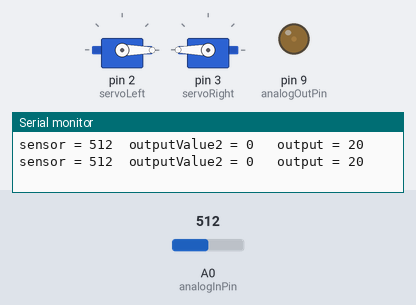
Bench run of a sketch on a simulated Arduino Uno, built with avr-gcc and run on an emulated ATmega328P. Parts: 2 × servo, output pins drawn as LEDs (lit = HIGH), the last lines printed to the serial monitor. Inputs (shaded band) come from the test bench; at power-on: A0 (analogInPin) = 512.

Above: at 1.3 s.
1.4 s: A0 (analogInPin) set to 26
At 3.2 s:
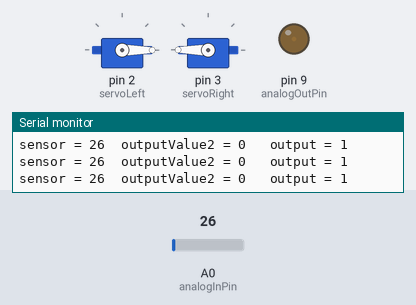
3.5 s: A0 (analogInPin) set to 22
At 3.9 s:
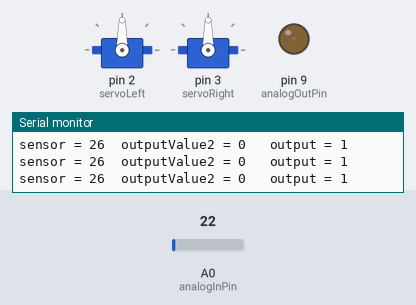
6.5 s: A0 (analogInPin) set to 122
At 6.9 s:
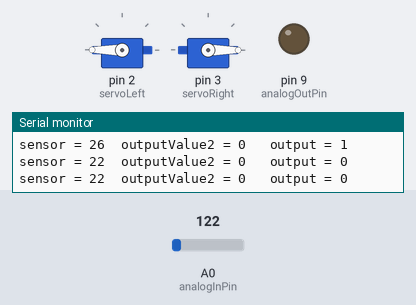
Timing chart, 0 to 9.5 s (numbered marks = the images above; inputs shaded):
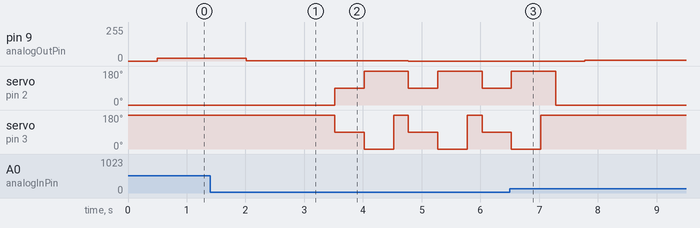

The sketch:

Autonomous_Robot.ino
```cpp
#include <Servo.h>
// These constants won't change.  They're used to give names
// to the pins used:
const int analogInPin = A0;  // Analog input pin that the potentiometer is attached to
const int analogOutPin = 9; // Analog output pin that the LED is attached to
Servo servoLeft;          // Define left servo
Servo servoRight;         // Define right servo

int sensorValue = 0;        // value read from the pot
int outputValue = 0;        // value output to the PWM (analog out)
int outputValue2 = 0;
void setup() {
  // initialize serial communications at 9600 bps:
  Serial.begin(9600);
  servoLeft.attach(2);  // Set left servo to digital pin 10
  servoRight.attach(3);  // Set right servo to digital pin 9
}

void loop() {
  // read the analog in value:
  sensorValue = analogRead(analogInPin);
  // map it to the range of the analog out:
  outputValue = map(sensorValue, 0, 25, 0, 1);


  if (outputValue == 0){
    stopRobot();
    delay(500);
    reverse();
    delay(500);
    turnRight();
    delay(250);
  } else {
    forward();             // Example: move forward
    delay(500);           // Wait 2000 milliseconds (2 seconds)
  }
  // change the analog out value:
  analogWrite(analogOutPin, outputValue);

  // print the results to the serial monitor:
  Serial.print("sensor = ");
  Serial.print(sensorValue);
  Serial.print("\toutputValue2 = ");
  Serial.print(outputValue2);
  Serial.print("\t output = ");
  Serial.println(outputValue);

  // wait 2 milliseconds before the next loop
  // for the analog-to-digital converter to settle
  // after the last reading:
  delay(2);


}

void forward() {
  servoLeft.write(0);
  servoRight.write(180);
}

void reverse() {
  servoLeft.write(180);
  servoRight.write(0);
}

void turnRight() {
  servoLeft.write(180);
  servoRight.write(180);
}
void turnLeft() {
  servoLeft.write(0);
  servoRight.write(0);
}

void stopRobot() {
  servoLeft.write(90);
  servoRight.write(90);
}
```

Measured:
- the behaviour switches between 25 and 24 on A0 (analogInPin) (found by bisection; images 1 and 2)
- after the input at 1.4 s, pin 9 (analogOutPin): 20/255 → 1/255 after 0.61 s
- after the input at 3.5 s, pin 9 (analogOutPin): 1/255 → 0/255 after 1.3 s; servo on pin 2 (servoLeft): alternates 180° for 0.75 s and 90° for 0.50 s, starting at once; servo on pin 3 (servoRight): 180° → 90° at once, → 0° 0.50 s later, → 180° 0.50 s later, → 90° 0.25 s later, … (7 changes in this stretch)
- after the input at 6.5 s, pin 9 (analogOutPin): 0/255 → 4/255 after 1.3 s; servo on pin 3 (servoRight): goes on until 7.0 s, then stays 180°
